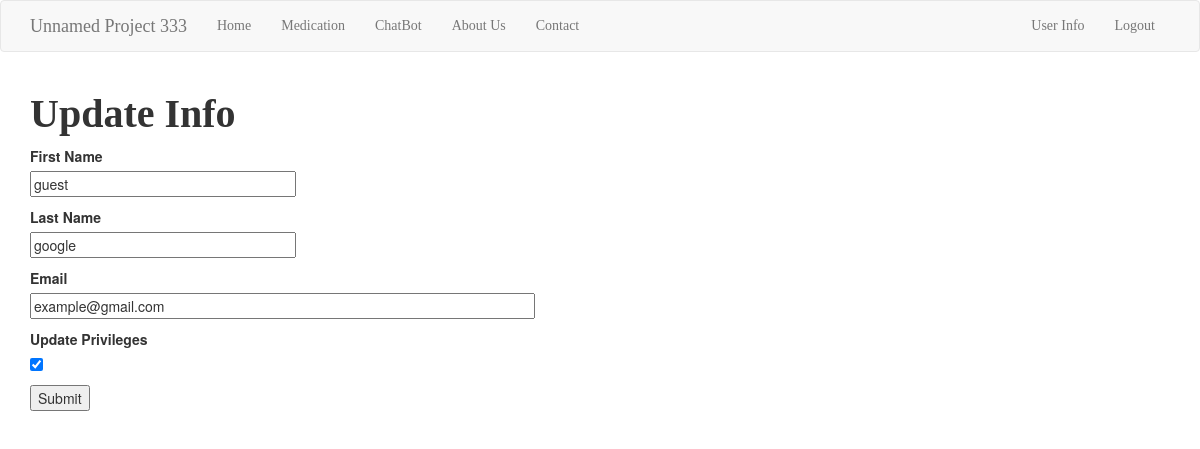
The page /update_info (signed in) on the database its author committed.
### app/models.py (models this page shows, shortened)
class User(UserMixin, db.Model):
    __tablename__ = 'users'
    id = db.Column(db.Integer, primary_key=True, autoincrement=True)
    fname = db.Column(db.String(64), index=True)
    lname = db.Column(db.String(64), index=True)
    email = db.Column(db.String(120), index=True, unique=True)
    update_privileges = db.Column(db.Boolean, index=True, default=False)
    password_hash = db.Column(db.String(128))
    def check_privileges(self):
        return self.update_privileges

### app/routes.py (the view)
@app.route('/update_info', methods=['GET', 'POST'])
@login_required
def update_info():
    if current_user.check_privileges():
        form = ProfileForm()
        if form.validate_on_submit():
            current_user.fname=form.fname.data
            current_user.lname=form.lname.data
            current_user.email=form.email.data
            current_user.update_privileges=form.update_privileges.data
            db.session.commit()
            flash('Your changes have been saved.')
        elif request.method == 'GET':
            form.fname.data = current_user.fname
            form.lname.data = current_user.lname
            form.email.data = current_user.email
            form.update_privileges.data = current_user.update_privileges
        email = current_user.email
        return render_template('register.html', title='Update Info', form=form, email=email)
    else:
        flash('You do not have update privileges.')
        return redirect(url_for('index'))

### app/forms.py (shortened to what this page needs)
class ProfileForm(FlaskForm):
    fname = StringField('First Name', validators=[DataRequired()])
    lname = StringField('Last Name', validators=[DataRequired()])
    email = StringField('Email', validators=[DataRequired(), Email()])
    update_privileges = BooleanField('Update Privileges')
    submit = SubmitField('Submit')

### app/models.py (called while the page is built)
@login.user_loader
def load_user(id):
    return User.query.get(int(id))

### app/templates/register.html (shortened to what this page needs)
{% extends "base.html" %}
{% block app_content %}
    <h1>{% block title %}{{title }}{% endblock %}</h1>
    <form action="" method="post">
        <p>
            {{ form.fname.label }}<br>
            {{ form.fname(size=32) }}<br>
        </p>
        <p>
            {{ form.lname.label }}<br>
            {{ form.lname(size=32) }}<br>
        </p>
        <p>
            {{ form.email.label }}<br>
            {{ form.email(size=64) }}<br>
        </p>
        <p>
            {{ form.update_privileges.label }}<br>
            {{ form.update_privileges(size=16) }}<br>
        </p>
        <p>{{ form.submit() }}</p>
    </form>
{% endblock %}

### app/static/styles.css (style rules this page uses)
h1 { font-size: 40px; font-family: apple-chancery; font-weight: bold; }

### rows shown on the page
User: fname "guest", lname "google", email "example@gmail.com", update_privileges "☑"

### other values the page prints
{{ title }} "Update Info"
